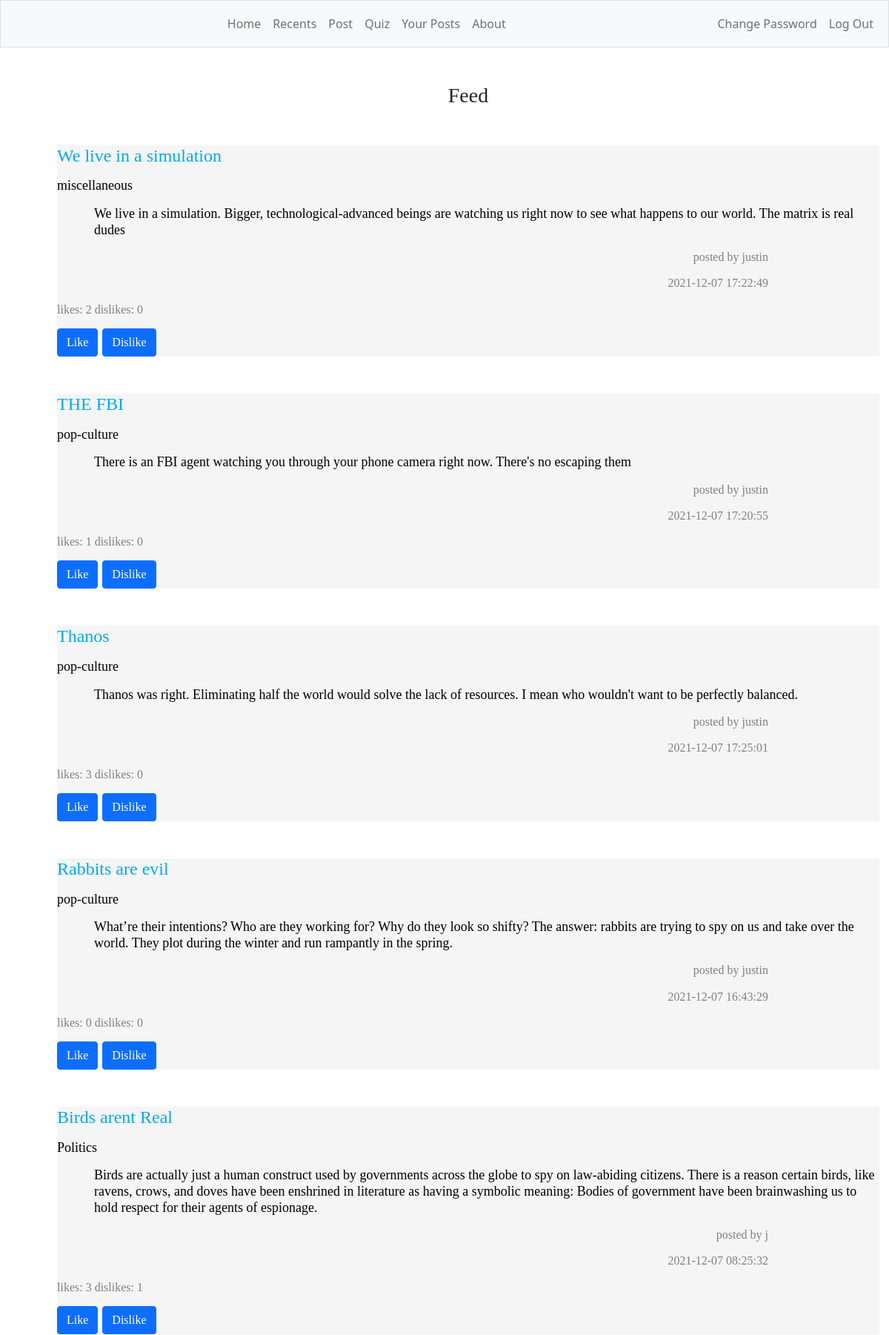
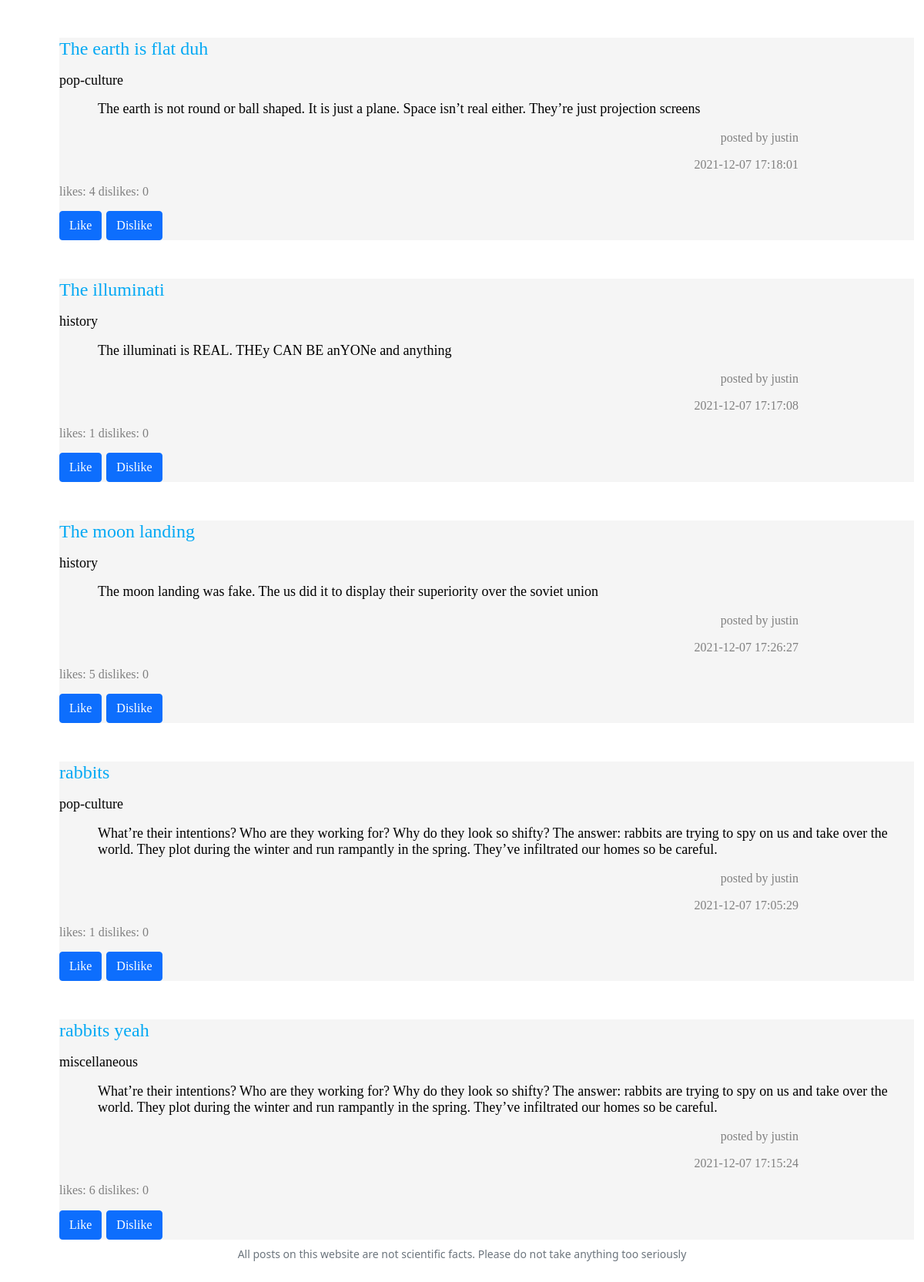
The page / (signed in) on the database its author committed (2 pictures, top to bottom).
### tables this page shows
CREATE TABLE 'theories' ('name' TEXT, 'user' TEXT, 'content' TEXT, 'upvotes' INTEGER DEFAULT 0 , 'downvotes' INTEGER DEFAULT 0 , date TEXT, id INTEGER, 'genre' TEXT DEFAULT NULL);

### app.py (the view)
@app.route("/")
@login_required
def home():
    pref = db.execute("SELECT preference FROM users WHERE id = ?", session["user_id"])
    theories = db.execute("SELECT * FROM theories WHERE genre = ? ORDER BY upvotes DESC LIMIT 5", pref[0]["preference"])
    otherTheories = db.execute("SELECT * FROM theories WHERE genre != ? ORDER BY upvotes DESC LIMIT 5", pref[0]["preference"])
    theories = theories + otherTheories
    random.shuffle(theories)
    return render_template("home.html", theories=theories)

### app.py (called while the page is built)
@app.after_request
def after_request(response):
    response.headers["Cache-Control"] = "no-cache, no-store, must-revalidate"
    response.headers["Expires"] = 0
    response.headers["Pragma"] = "no-cache"
    return response

### helpers.py (called while the page is built)
def login_required(f):
    @wraps(f)
    def decorated_function(*args, **kwargs):
        if session.get("user_id") is None:
            return redirect("/login")
        return f(*args, **kwargs)
    return decorated_function

### templates/home.html (shortened to what this page needs)
<!DOCTYPE html>
<html lang="en">
    <head>
        <link href="https://cdn.jsdelivr.net/npm/bootstrap@5.1.3/dist/css/bootstrap.min.css" rel="stylesheet">
        <link href="/static/styles.css" rel="stylesheet">
    </head>
    <body>
        <nav class="autohide navbar navbar-expand-lg bg-light border navbar navbar-expand-md navbar-light">
            <div class="container-fluid">
                <div class="collapse navbar-collapse" id="navbar">
                    {% if session["user_id"] %}
                        <ul class="navbar-nav ms-auto">
                            <li class="nav-item"><a class="nav-link" href="/">Home</a></li>
                            <li class="nav-item"><a class="nav-link" href="/recents">Recents</a></li>
                            <li class="nav-item"><a class="nav-link" href="/post">Post</a></li>
                            <li class="nav-item"><a class="nav-link" href="/quiz">Quiz</a></li>
                            <li class="nav-item"><a class="nav-link" href="/your-posts">Your Posts</a></li>
                            <li class="nav-item"><a class="nav-link" href="/about">About</a></li>
                        </ul>
                        <ul class="navbar-nav ms-auto">
                            <li class="nav-item"><a class="nav-link" href="/change">Change Password</a></li>
                            <li class="nav-item"><a class="nav-link" href="/logout">Log Out</a></li>
                        </ul>
                    {% else %}
                        <ul class="navbar-nav ms-auto">
                            <li class="nav-item"><a class="nav-link" href="/register">Register</a></li>
                            <li class="nav-item"><a class="nav-link" href="/login">Log In</a></li>
                        </ul>
                    {% endif %}
                </div>
            </div>
        </nav>
        <main class="container-fluid py-5 text-center">
            {% block main %}
            <div class="container">
                <h3>Feed</h3>
            </div>
                {% for post in theories %}
                <div class="container">
                    <form class="grey" action="/recents" id="like" method="post">
                        <h1 name="title" id="title" class="leftAlign crimson">{{ post.name }}</p>
                        <p id="genre" class="black medium">{{ post.genre }}</p>
                        <p class="paragraph black">{{ post.content }}</p>
                        <p class="author darkgrey">posted by {{ post.user }}</p>
                        <p class="author darkgrey">{{ post.date }}</p>
                        <p class="votes darkgrey">likes: {{ post.upvotes }} dislikes: {{ post.downvotes }}</p>
                        <button class="btn btn-primary" type="submit" name="like" value="like">Like</button>
                        <button class="btn btn-primary" type="submit" name="dislike" value="dislike">Dislike</button>
                    </form>
                </div>
                {% endfor %}
            {% endblock %}
            <footer class="mb-5 small text-center text-muted">
                All posts on this website are not scientific facts. Please do not take anything too seriously
            </footer>
        </main>
    </body>
</html>

### static/styles.css (style rules this page uses)
.container { margin-left: 50px; margin-right: 50px; padding-left: 15px; padding-right: 15px; font-family: "Comic Sans MS", "Comic Sans", cursive; }
.author { text-align: right; font-size: medium; font-family: "Comic Sans MS", "Comic Sans", cursive; margin-right: 150px; }
.crimson { color: #03a9f4; }
.paragraph { text-align: left; font-size: large; font-family: "Comic Sans MS", "Comic Sans", cursive; margin-left: 50px; }
.medium { font-size: large; }
.leftAlign { text-align: left; font-size: x-large; margin-top: 50px; font-family: "Comic Sans MS", "Comic Sans", cursive; }
.grey { background-color: #F5F5F5; }
.black { color:#000000 }
.darkgrey { color:#808080 }
.votes { font-size: medium; font-family: "Comic Sans MS", "Comic Sans", cursive; }

### templates/home.html (style rules this page uses)
body { animation: fadeInAnimation ease 2s; animation-iteration-count: 1; animation-fill-mode: forwards; }

### rows shown on the page
theories: name "We live in a simulation", genre "miscellaneous", content "We live in a simulation. Bigger, technological-advanced beings are watching us right now to see what happens to our world. The matrix is real dudes", user "justin", date "2021-12-07 17:22:49", upvotes "2", downvotes "0"
theories: name "THE FBI", genre "pop-culture", content "There is an FBI agent watching you through your phone camera right now. There's no escaping them", user "justin", date "2021-12-07 17:20:55", upvotes "1", downvotes "0"
theories: name "Thanos", genre "pop-culture", content "Thanos was right. Eliminating half the world would solve the lack of resources. I mean who wouldn't want to be perfectly balanced.", user "justin", date "2021-12-07 17:25:01", upvotes "3", downvotes "0"
theories: name "Rabbits are evil", genre "pop-culture", content "What’re their intentions? Who are they working for? Why do they look so shifty? The answer: rabbits are trying to spy on us and take over the world. They plot during the winter and run rampantly in the spring.", user "justin", date "2021-12-07 16:43:29", upvotes "0", downvotes "0"
theories: name "Birds arent Real", genre "Politics", content "Birds are actually just a human construct used by governments across the globe to spy on law-abiding citizens. There is a reason certain birds, like ravens, crows, and doves have been enshrined in literature as having a symbolic meaning: Bodies of government have been brainwashing us to hold respect for their agents of espionage.", user "j", date "2021-12-07 08:25:32", upvotes "3", downvotes "1"
theories: name "The earth is flat duh", genre "pop-culture", content "The earth is not round or ball shaped. It is just a plane. Space isn’t real either. They’re just projection screens", user "justin", date "2021-12-07 17:18:01", upvotes "4", downvotes "0"
theories: name "The illuminati", genre "history", content "The illuminati is REAL. THEy CAN BE anYONe and anything", user "justin", date "2021-12-07 17:17:08", upvotes "1", downvotes "0"
theories: name "The moon landing", genre "history", content "The moon landing was fake. The us did it to display their superiority over the soviet union", user "justin", date "2021-12-07 17:26:27", upvotes "5", downvotes "0"
theories: name "rabbits", genre "pop-culture", content "What’re their intentions? Who are they working for? Why do they look so shifty? The answer: rabbits are trying to spy on us and take over the world. They plot during the winter and run rampantly in the spring. They’ve infiltrated our homes so be careful.", user "justin", date "2021-12-07 17:05:29", upvotes "1", downvotes "0"
theories: name "rabbits yeah", genre "miscellaneous", content "What’re their intentions? Who are they working for? Why do they look so shifty? The answer: rabbits are trying to spy on us and take over the world. They plot during the winter and run rampantly in the spring. They’ve infiltrated our homes so be careful.", user "justin", date "2021-12-07 17:15:24", upvotes "6", downvotes "0"
